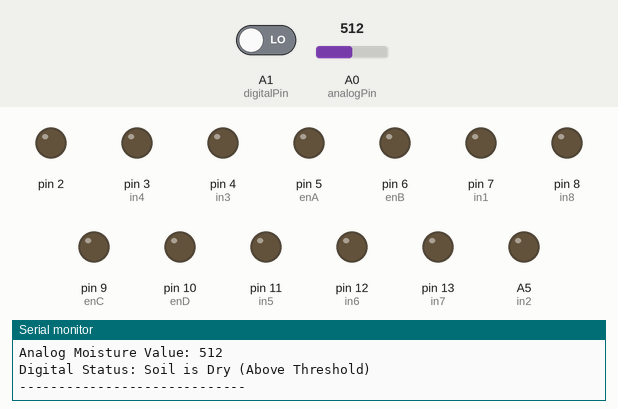
Recording of a sketch running on a simulated Arduino Uno, built with avr-gcc and run on an emulated ATmega328P. Shown: output pins drawn as LEDs (lit = HIGH), the last lines printed to the serial monitor. The test bench sets the inputs (shaded band); at power-on: A0 (analogPin) = 512, A1 (digitalPin) LOW.

Above: at 1.8 s.
1.9 s: A0 (analogPin) set to 282
3.4 s: A0 (analogPin) set to 256
At 5.3 s:
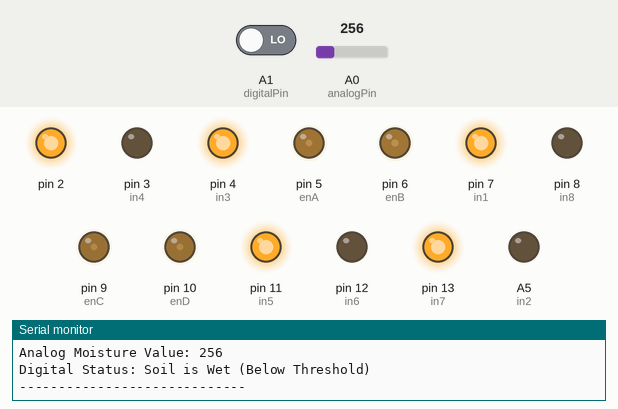
5.7 s: A0 (analogPin) set to 280
At 7.4 s:
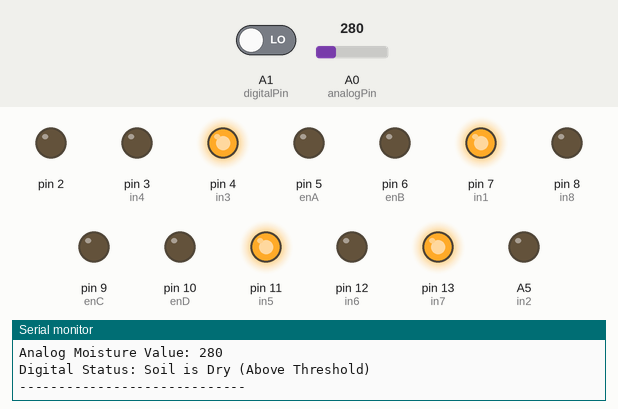
7.7 s: A0 (analogPin) set to 260
At 9.5 s:
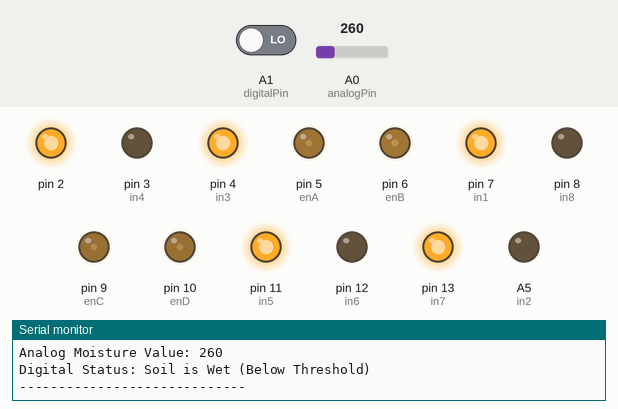
9.8 s: A0 (analogPin) set to 306
At 10.9 s:
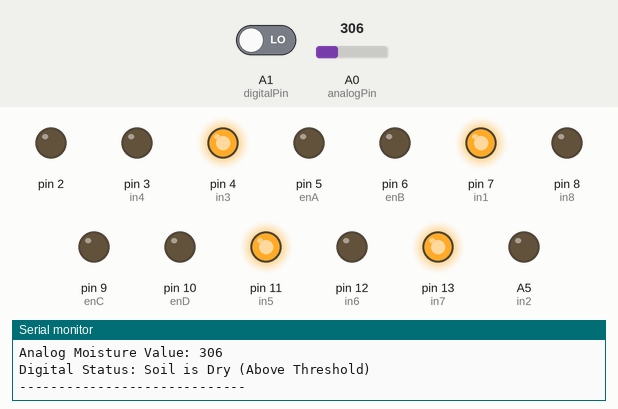
Timing chart, 0 to 12.8 s (numbered marks = the images above; inputs shaded):
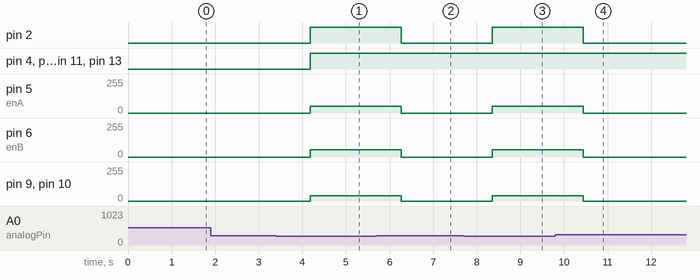

Measured:
- the behaviour switches between 270 and 269 on A0 (analogPin) (found by bisection; images 0 and 1)
- after the input at 3.4 s, pin 2, pin 4 (in3), pin 7 (in1), pin 11 (in5), pin 13 (in7): LOW → HIGH after 0.78 s; pin 5 (enA): 0/255 → 50/255 after 0.78 s; pin 6 (enB): 0/255 → 55/255 after 0.78 s; pin 9 (enC), pin 10 (enD): 0/255 → 40/255 after 0.78 s
- after the input at 5.7 s, pin 2: HIGH → LOW after 0.57 s; pin 5 (enA): 50/255 → 0/255 after 0.57 s; pin 6 (enB): 55/255 → 0/255 after 0.57 s; pin 9 (enC), pin 10 (enD): 40/255 → 0/255 after 0.57 s
- after the input at 7.7 s, pin 2: LOW → HIGH after 0.65 s; pin 5 (enA): 0/255 → 50/255 after 0.65 s; pin 6 (enB): 0/255 → 55/255 after 0.65 s; pin 9 (enC), pin 10 (enD): 0/255 → 40/255 after 0.65 s
- after the input at 9.8 s, pin 2: HIGH → LOW after 0.64 s; pin 5 (enA): 50/255 → 0/255 after 0.64 s; pin 6 (enB): 55/255 → 0/255 after 0.64 s; pin 9 (enC), pin 10 (enD): 40/255 → 0/255 after 0.64 s

The sketch:

sakki_project.ino
```cpp
const int analogPin = A0;  // A0 pin for analog output
const int digitalPin = A1; // A1 pin used as digital input (D0 from sensor)
// const int ledPin = 1;     // Onboard LED
int enA = 5;
int in1 = 7;
int in2 = A5;

int enB = 6;
int in3 = 4;
int in4 = 3;

int enC = 9;
int in5 = 11;
int in6 = 12;

int enD = 10;
int in7 = 13;
int in8 = 8;
void setup() {
  Serial.begin(9600);
  pinMode(digitalPin, INPUT); // A1 as digital input
  pinMode(2, OUTPUT);
    pinMode(enA, OUTPUT);
  pinMode(enB, OUTPUT);
  pinMode(enC, OUTPUT);
  pinMode(enD, OUTPUT);
  pinMode(in1, OUTPUT);
  pinMode(in2, OUTPUT);
  pinMode(in3, OUTPUT);
  pinMode(in4, OUTPUT);
  pinMode(in5, OUTPUT);
  pinMode(in6, OUTPUT);
  pinMode(in7, OUTPUT);
  pinMode(in8, OUTPUT);
}

void loop() {
  int analogValue = analogRead(analogPin);       // Read analog value from A0
  int digitalState = digitalRead(digitalPin);    // Read digital state from A1

  // Print analog value
  Serial.print("Analog Moisture Value: ");
  Serial.println(analogValue);

  // Interpret analog value (adjust thresholds if needed)
  // if (analogValue > 800) {
  //   Serial.println("Analog Status: Soil is Dry");
  // } else if (analogValue > 400) {
  //   Serial.println("Analog Status: Soil is Moist");
  // } else {
  //   Serial.println("Analog Status: Soil is Wet");
  // }

  // Interpret digital pin state
  if(analogValue<270){
    Serial.println("Digital Status: Soil is Wet (Below Threshold)");
    digitalWrite(2, HIGH);
      digitalWrite(in1, HIGH);
  digitalWrite(in2, LOW);
  digitalWrite(in3, HIGH);
  digitalWrite(in4, LOW);

  analogWrite(enA, 50);
  analogWrite(enB, 55);


  digitalWrite(in5, HIGH);
  digitalWrite(in6, LOW);
  digitalWrite(in7, HIGH);
  digitalWrite(in8, LOW);

  analogWrite(enC, 40);
  analogWrite(enD, 40);
  }


  else {
    Serial.println("Digital Status: Soil is Dry (Above Threshold)");
    digitalWrite(2, LOW);
     analogWrite(enA, 0);
  analogWrite(enB, 0);
    analogWrite(enC, 0);
  analogWrite(enD, 0);// Turn ON LED
  }

  Serial.println("-----------------------------");
  delay(1000); // Delay before next reading
}
```
